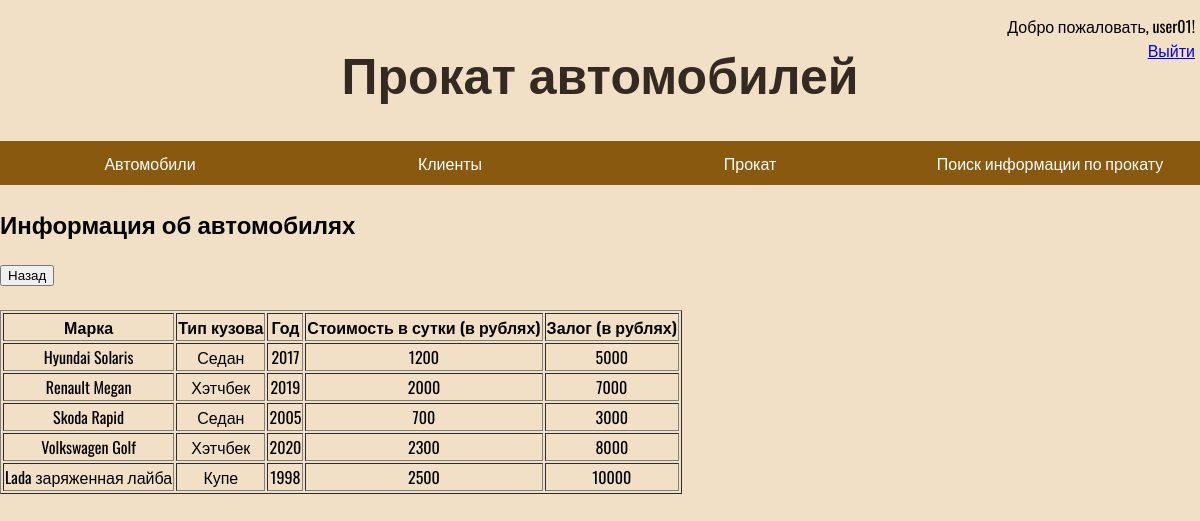
The app's page /auto_list.php (signed in) with its own data.
### tables this page shows
CREATE TABLE `auto` (
  `id_auto` int(11) NOT NULL,
  `marka` varchar(255) NOT NULL,
  `type` varchar(255) NOT NULL,
  `year` int(11) NOT NULL,
  `cost_per_day` int(11) NOT NULL,
  `deposit` int(11) NOT NULL
);

### auto_list.php (the view, shortened to what this page needs)
<!DOCTYPE html>
<html>
<head>
    <link rel="stylesheet" type="text/css" href="css/styles.css">
    </head>
    <body>
    <?php
    require_once 'menu.php';
    require_once 'login.php';
    switch ( $_GET["action"])
    {
        case "showlist":
            show_list($link); break;
    }
    function show_list($link)
    {
        global $link;
        $query ='SELECT * FROM auto';
        $res = mysqli_query($link, $query) or die("Ошибка " . mysqli_error($link));
        echo '<div class="d_cont">';
        echo '<h2>Информация об автомобилях</h2>';
        echo '<button type="button" onClick="history.back();">Назад</button><br>';
        echo '<br><table border="1" class="data_tbl">';
        echo '<tr align="center"><th>Марка</th><th>Тип кузова</th><th>Год</th><th>Стоимость в сутки (в рублях)</th><th>Залог (в рублях)</th></tr>';
        if (empty($_SESSION['id']))
        {
        while ( $item = mysqli_fetch_array( $res ) )
        {
            echo '<tr align="center" class="tbl">';
            echo '<td>'.$item['marka'].'</td>';
            echo '<td>'.$item['type'].'</td>';
            echo '<td>'.$item['year'].'</td>';
            echo '<td>'.$item['cost_per_day'].'</td>';
            echo '<td>'.$item['deposit'].'</td>';
        }
    }
    else
    {
        while ( $item = mysqli_fetch_array( $res ) )
        {
            echo '<tr align="center" class="tbl">';
            echo '<td>'.$item['marka'].'</td>';
            echo '<td>'.$item['type'].'</td>';
            echo '<td>'.$item['year'].'</td>';
            echo '<td>'.$item['cost_per_day'].'</td>';
            echo '<td>'.$item['deposit'].'</td>';
        }
    }
        echo '</table>';
        echo '</div>';
    }
    ?>
    </body>
    </html>

### css/styles.css (style rules this page uses)
:root { --color-bg: #f1e0c5; --color-text: #342a21; }
body { font-family: "Oswald", sans-serif; background-color: var(--color-bg); margin-left: 0px; margin-right: 0px; }

### records on screen
auto: marka "Hyundai Solaris", type "Седан", year "2017", cost_per_day "1200", deposit "5000"
auto: marka "Renault Megan", type "Хэтчбек", year "2019", cost_per_day "2000", deposit "7000"
auto: marka "Skoda Rapid", type "Седан", year "2005", cost_per_day "700", deposit "3000"
auto: marka "Volkswagen Golf", type "Хэтчбек", year "2020", cost_per_day "2300", deposit "8000"
auto: marka "Lada заряженная лайба", type "Купе", year "1998", cost_per_day "2500", deposit "10000"

### other values on screen
$_SESSION['login'] "user01"
